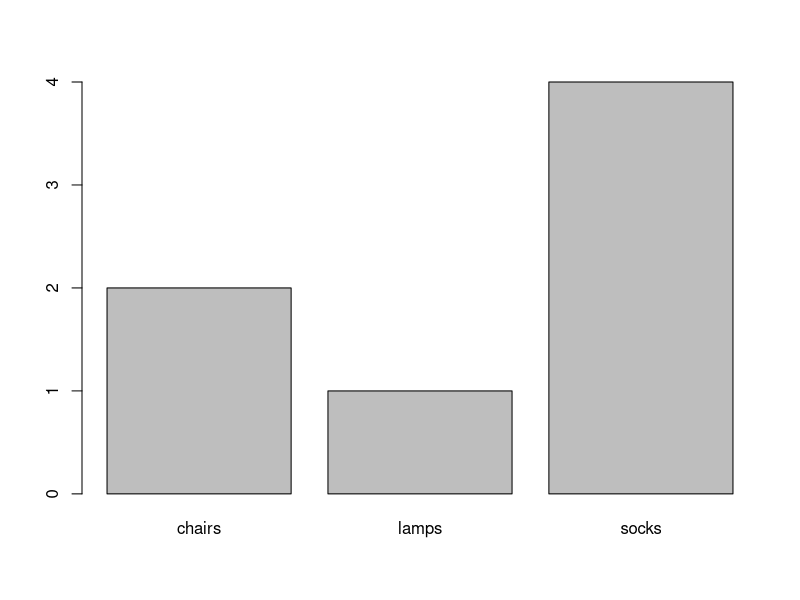

Write R code to recreate this figure.
things <- c(
    'socks' ,
    'chairs',
    'socks' ,
    'lamps' ,
    'chairs',
    'socks' ,
    'socks'
);

countOfThings <- table(things);

barplot(countOfThings);
